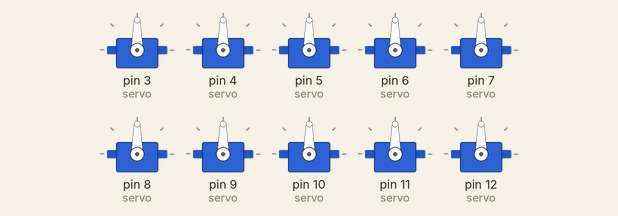
A sketch run on a simulated Arduino Mega 2560, built with avr-gcc and run on an emulated ATmega2560. Parts: 10 × servo.

Above: at 0.05 s.
Timing chart, 0 to 3.0 s (numbered marks = the images above):
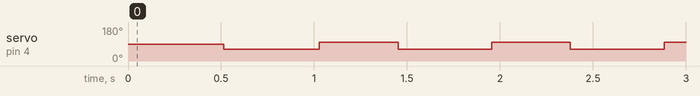

The sketch:

sketch_oct19b.ino
```cpp
#include <Servo.h>
#define t 10
#define echoPin 22
#define trigPin 23

struct Leg {
  Servo servo;
  int deg;
};

struct Fore {
  Leg ankle; //つまさき
  Leg knee; //ひざ
  Leg joint;//こかんせつ
};

struct Back {
  Leg knee;//ひざ
  Leg joint;//こかんせつ
};

struct Fore fore_right;
struct Fore fore_left;
struct Back back_right;
struct Back back_left;
double Duration = 0;
double Distance = 0;


void setup() {
  fore_right.ankle.servo.attach(3);
  fore_right.knee.servo.attach(4);
  fore_right.joint.servo.attach(5);
  fore_left.ankle.servo.attach(6);
  fore_left.knee.servo.attach(7);
  fore_left.joint.servo.attach(8);
  back_right.knee.servo.attach(9);
  back_right.joint.servo.attach(10);
  back_left.knee.servo.attach(11);
  back_left.joint.servo.attach(12);

  fore_left.ankle.deg = 100;
  fore_left.knee.deg = 100;
  fore_left.joint.deg = 100;
  fore_right.ankle.deg = 100;
  fore_right.knee.deg = 100;
  fore_right.joint.deg = 100;
  back_left.knee.deg = 100;
  back_left.joint.deg = 100;
  back_right.knee.deg = 100;
  back_right.joint.deg = 100;

  Serial.begin(9600);
  pinMode(echoPin, INPUT);
  pinMode(trigPin, OUTPUT);
}

void loop() {
  //初期状態
  fore_left.ankle = moveServo(fore_left.ankle,100);
  fore_left.knee = moveServo(fore_left.knee, 100);
  fore_left.joint = moveServo(fore_left.joint, 100);
  fore_right.ankle = moveServo(fore_right.ankle, 100); //right ankle 150度でまっすぐになる
  fore_right.knee = moveServo(fore_right.knee, 100); // right knee の初期値として足を下につかせる
  fore_right.joint = moveServo(fore_right.joint, 100); //right jointの初期値として正面を向かせる
  back_right.knee = moveServo(back_right.knee, 100);
  back_right.joint = moveServo(back_right.joint, 100);
  back_left.knee = moveServo(back_left.knee, 100);
  back_left.joint = moveServo(back_left.joint, 100);
  walk();
}

void walk(){
  fore_right.knee = moveServo(fore_right.knee, 60);
  fore_right.knee = moveServo(fore_right.knee, 100);
//  moveServo(back_left.joint, 60);
//  moveServo(back_left.knee, 70);
//  moveServo(back_left.joint, 120);
//  moveServo(back_left.knee, 120);
//  moveServo(fore_right.knee, 120);
//  moveServo(fore_left.knee, 90);
//  moveServo(fore_left.knee, 150);
//  moveServo(back_right.joint, 150);
//  moveServo(back_right.knee, 120);
//  moveServo(back_left.joint, 110);
//  moveServo(back_right.joint, 120);
//  moveServo(back_right.knee, 60);
}

//サーボをスピードを遅くして動かす関数
//引数　ー　動かしたいサーボ、開始角度、終了角度
Leg moveServo(Leg leg, int end_deg) {
  if (leg.deg < end_deg) {
    for (int deg = leg.deg; deg < end_deg; deg++) {
      leg.servo.write(deg);
      delay(t);
    }
  } else if (leg.deg > end_deg) {
    for (int deg = leg.deg; deg > end_deg; deg--) {
      leg.servo.write(deg);
      delay(t);
    }
  }
  delay(t);
  leg.deg = end_deg;
  return leg;
}


//超音波センサーから前方の障害物からの距離を取得する.
//その取得した値を[cm]単位で取得して、Distance(double型)に値を代入する
//5[cm]〜25[cm]の範囲で精度が保証される。
void getDistance(){
  digitalWrite(trigPin, LOW);
  delayMicroseconds(2);
  digitalWrite(trigPin, HIGH);
  delayMicroseconds(10);
  digitalWrite(trigPin, LOW);
  Duration = pulseIn(echoPin, HIGH);
  if (Duration > 0){
    Duration = Duration/2;
    Distance = Duration*340*100/1000000;
    Serial.print("Distance:");
    Serial.print(Distance);
    Serial.println(" cm");
  }else {
    Serial.println("no distance");
  }
  delay(20);
}


//サーボを２つ同時にスピードを制御しながら動かす関数
//void move_Double_servo(Servo servo_1, int start_deg_1, int end_deg_1, Servo servo_2, int start_deg_2, int end_deg_2){
//  if (start_deg_1 < end_deg_1) {
//    for (int deg = start_deg_1; deg < end_deg_1; deg++) {
//      servo.write(deg);
//      delay(t);
//    }
//  } else if (start_deg > end_deg) {
//    for (int deg = start_deg; deg > end_deg; deg--) {
//      servo.write(deg);
//      delay(t);
//    }
//  } else {
//    servo.write(start_deg);
//  }
//}
```

Measured:
- by itself, servo on pin 4 (servo): alternates 99° for 0.42 s and 61° for 0.50 s
